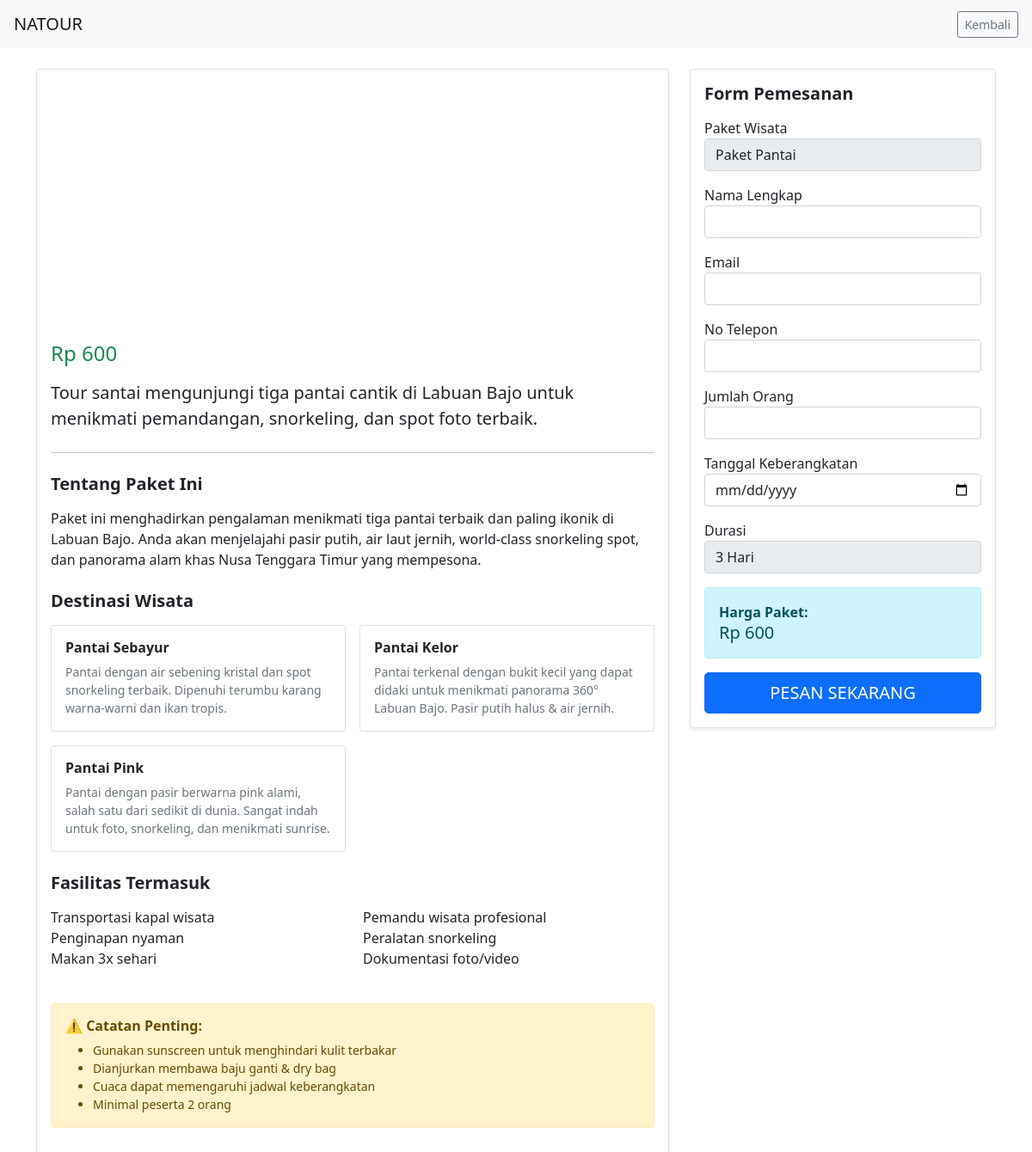
The app's page /Wisata/user/detail.php?id=101 with its own data.
### tables this page shows
CREATE TABLE `paket` (
  `id_paket` int NOT NULL,
  `nama_paket` varchar(100) NOT NULL,
  `deskripsi` text NOT NULL,
  `durasi` varchar(50) NOT NULL,
  `harga` int NOT NULL
);

### Wisata/user/detail.php (the view, shortened to what this page needs)
<?php
include "../config/app.php";
?>
<?php
$id_paket = $_GET['id'] ?? null;
$id_paket = intval($id_paket);
$paket = $db->query("SELECT * FROM paket WHERE id_paket = $id_paket")->fetch_assoc();
?>
<!doctype html>
<html lang="en">
<head>
  <link href="https://cdn.jsdelivr.net/npm/bootstrap@5.0.2/dist/css/bootstrap.min.css" rel="stylesheet">
</head>
<body>
<nav class="navbar navbar-light bg-light px-3">
    <a class="navbar-brand" href="home.php">NATOUR</a>
    <a href="awal.php" class="btn btn-outline-secondary btn-sm">Kembali</a>
</nav>
<div class="container my-4">
  <div class="row">
    <div class="col-md-8">
      <?php
        $content_file = "content/paket_$id_paket.php";
        if(file_exists($content_file)) {
            include $content_file;
        } else {
            echo "<div class='alert alert-warning'>Konten detail belum tersedia.</div>";
        }
      ?>
    </div>
    <div class="col-md-4">
      <div class="card shadow-sm sticky-top" style="top:20px;">
        <div class="card-body">
          <h5 class="fw-bold mb-3">Form Pemesanan</h5>
          <form action="" method="POST">
            <div class="mb-3">
              <label>Paket Wisata</label>
              <input type="text" class="form-control" value="<?= htmlspecialchars($paket['nama_paket'], ENT_QUOTES); ?>" disabled>
            </div>
            <div class="mb-3">
              <label>Nama Lengkap</label>
              <input type="text" name="nama" class="form-control" required>
            </div>
            <div class="mb-3">
              <label>Email</label>
              <input type="email" name="email" class="form-control" required>
            </div>
            <div class="mb-3">
              <label>No Telepon</label>
              <input type="tel" name="nohp" class="form-control" required>
            </div>
            <div class="mb-3">
              <label>Jumlah Orang</label>
              <input type="number" name="jumlah_org" class="form-control" required>
            </div>
            <div class="mb-3">
              <label>Tanggal Keberangkatan</label>
              <input type="date" name="tglbrkt" class="form-control" required>
            </div>
            <div class="mb-3">
              <label>Durasi</label>
              <input type="text" class="form-control" value="<?= htmlspecialchars($paket['durasi'], ENT_QUOTES); ?>" disabled>
            </div>
            <div class="alert alert-info">
              <strong>Harga Paket:</strong><br>
              <span class="h5">Rp <?= number_format($paket['harga'],0,',','.'); ?></span>
            </div>
            <button class="btn btn-primary w-100 btn-lg" name="tambah" value="tambah" type="submit">PESAN SEKARANG</button>
          </form>
        </div>
      </div>
    </div>
  </div>
</div>
</body>
</html>

### Wisata/user/content/paket_101.php
<div class="card shadow-sm mb-4">
  <div class="bg-gradient" style="background: linear-gradient(135deg, #00b4db 0%, #0083b0 100%); height: 300px; display: flex; align-items: center; justify-content: center;">
    <h1 class="text-white display-4 fw-bold">#<?php echo $paket['nama_paket']; ?></h1>
  </div>
  <div class="card-body">
    <h4 class="text-success mb-3">Rp <?php echo number_format($paket['harga'], 0, ',', '.'); ?></h4>
    <p class="lead"><?php echo $paket['deskripsi']; ?></p>
    <hr class="my-4">
    <h5 class="fw-bold mb-3">Tentang Paket Ini</h5>
    <p>
      Paket ini menghadirkan pengalaman menikmati tiga pantai terbaik dan paling ikonik di Labuan Bajo.
      Anda akan menjelajahi pasir putih, air laut jernih, world-class snorkeling spot,
      dan panorama alam khas Nusa Tenggara Timur yang mempesona.
    </p>
    <h5 class="fw-bold mt-4 mb-3">Destinasi Wisata</h5>
    <div class="row g-3">
      <div class="col-md-6">
        <div class="card h-100">
          <div class="card-body">
            <h6 class="fw-bold">Pantai Sebayur</h6>
            <p class="small text-muted mb-0">
              Pantai dengan air sebening kristal dan spot snorkeling terbaik.
              Dipenuhi terumbu karang warna-warni dan ikan tropis.
            </p>
          </div>
        </div>
      </div>
      <div class="col-md-6">
        <div class="card h-100">
          <div class="card-body">
            <h6 class="fw-bold">Pantai Kelor</h6>
            <p class="small text-muted mb-0">
              Pantai terkenal dengan bukit kecil yang dapat didaki untuk menikmati
              panorama 360° Labuan Bajo. Pasir putih halus & air jernih.
            </p>
          </div>
        </div>
      </div>
      <div class="col-md-6">
        <div class="card h-100">
          <div class="card-body">
            <h6 class="fw-bold">Pantai Pink</h6>
            <p class="small text-muted mb-0">
              Pantai dengan pasir berwarna pink alami, salah satu dari sedikit di dunia.
              Sangat indah untuk foto, snorkeling, dan menikmati sunrise.
            </p>
          </div>
        </div>
      </div>
    </div>
    <h5 class="fw-bold mt-4 mb-3">Fasilitas Termasuk</h5>
    <div class="row">
      <div class="col-md-6">
        <ul class="list-unstyled">
          <li>Transportasi kapal wisata</li>
          <li>Penginapan nyaman</li>
          <li>Makan 3x sehari</li>
        </ul>
      </div>
      <div class="col-md-6">
        <ul class="list-unstyled">
          <li>Pemandu wisata profesional</li>
          <li>Peralatan snorkeling</li>
          <li>Dokumentasi foto/video</li>
        </ul>
      </div>
    </div>
    <div class="alert alert-warning mt-4">
      <h6 class="fw-bold">⚠️ Catatan Penting:</h6>
      <ul class="mb-0 small">
        <li>Gunakan sunscreen untuk menghindari kulit terbakar</li>
        <li>Dianjurkan membawa baju ganti & dry bag</li>
        <li>Cuaca dapat memengaruhi jadwal keberangkatan</li>
        <li>Minimal peserta 2 orang</li>
      </ul>
    </div>
  </div>
</div>

### records on screen
paket: harga "600", deskripsi "Tour santai mengunjungi tiga pantai cantik di Labuan Bajo untuk menikmati pemandangan, snorkeling, dan spot foto terbaik.", nama_paket "Paket Pantai", durasi "3 Hari"
